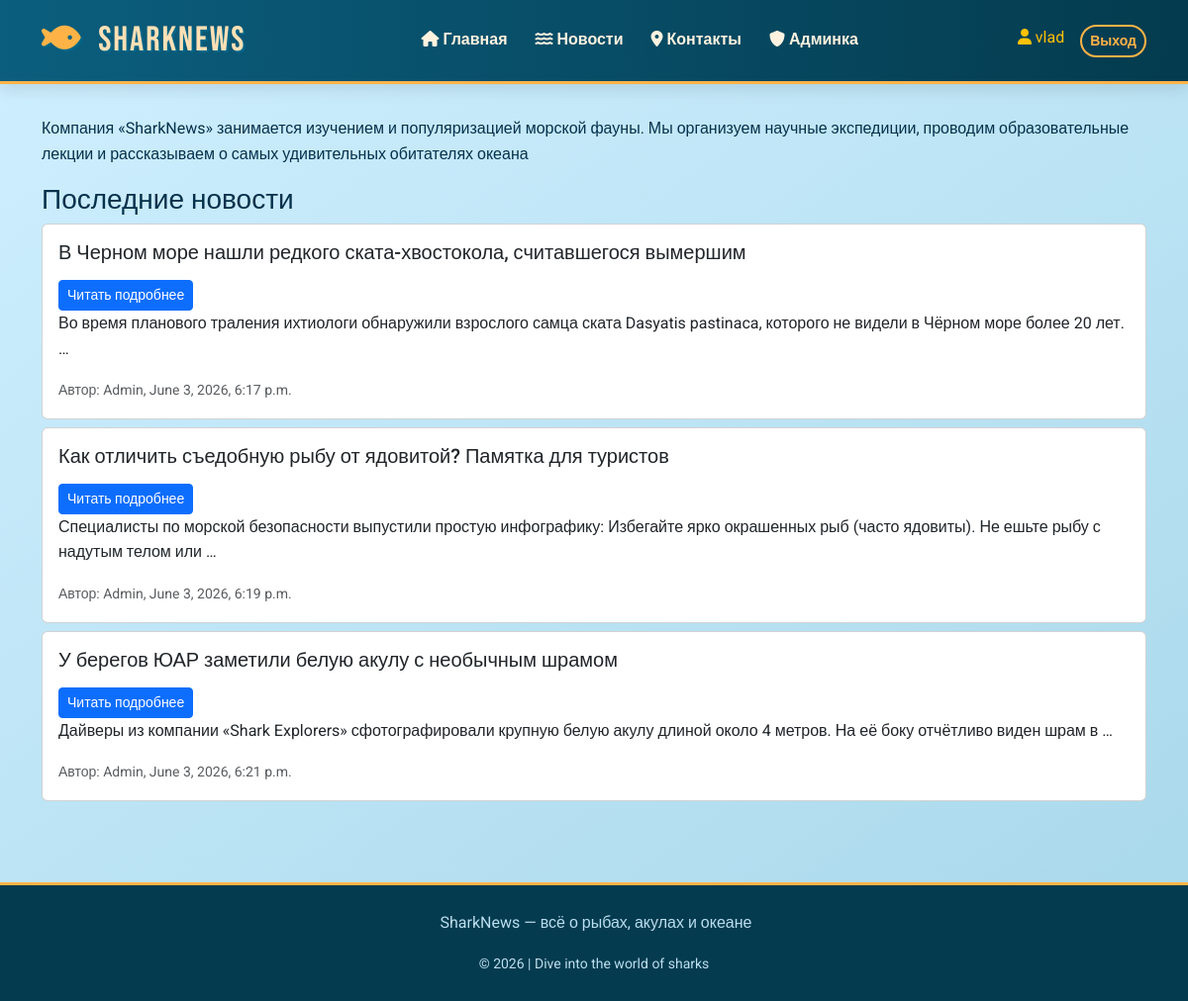
The app's page / (signed in) with its own data.
### newsapp/models.py (models this page shows)
class News(models.Model):
    title = models.CharField(max_length=200)
    content = models.TextField()
    author = models.ForeignKey(User, on_delete=models.CASCADE)
    pub_date = models.DateTimeField(default=timezone.now)
    image = models.ImageField(upload_to='news/', blank=True, null=True)

### newsapp/views.py (the view)
# urls.py: path('', views.index, name='index'),
def index(request):
    latest_news = News.objects.all()[:3]
    return render(request, 'index.html', {'latest_news': latest_news})

### newsapp/templates/index.html (shortened to what this page needs)
{% extends 'base.html' %}
{% block content %}
<p>Компания «SharkNews» занимается изучением и популяризацией морской фауны.
 Мы организуем научные экспедиции, проводим образовательные лекции и рассказываем о самых удивительных обитателях океана</p>
<h3>Последние новости</h3>
{% for item in latest_news %}
    <div class="card mb-2">
        <div class="card-body">
            <h5>{{ item.title }}</h5>
			<a href="/news/{{ item.id }}/" class="btn btn-sm btn-primary mt-2">Читать подробнее</a>
            <p>{{ item.content|truncatewords:20 }}</p>
            <small class="text-muted">Автор: {{ item.author.username }}, {{ item.pub_date }}</small>
        </div>
    </div>
{% empty %}
    <p>Новостей пока нет.</p>
{% endfor %}
{% endblock %}

### newsapp/templates/base.html (shortened to what this page needs)
<!DOCTYPE html>
<html lang="ru">
<head>
    <link href="https://cdn.jsdelivr.net/npm/bootstrap@5.3.0/dist/css/bootstrap.min.css" rel="stylesheet">
    <link rel="stylesheet" href="https://cdnjs.cloudflare.com/ajax/libs/font-awesome/6.0.0-beta3/css/all.min.css">
</head>
<body>
<nav class="navbar navbar-expand-lg navbar-marine">
    <div class="container">
        <a class="navbar-brand" href="/">
            <i class="fas fa-fish"></i> SharkNews
        </a>
        <div class="collapse navbar-collapse" id="marineNav">
            <ul class="navbar-nav mx-auto">
                <li class="nav-item"><a class="nav-link" href="/"><i class="fas fa-home"></i> Главная</a></li>
                <li class="nav-item"><a class="nav-link" href="/news/"><i class="fas fa-water"></i> Новости</a></li>
                <li class="nav-item"><a class="nav-link" href="/contacts/"><i class="fas fa-map-marker-alt"></i> Контакты</a></li>
                {% if user.is_staff or user.is_superuser %}
                <li class="nav-item"><a class="nav-link" href="/admin/"><i class="fas fa-shield-alt"></i> Админка</a></li>
                {% endif %}
            </ul>
            <div class="d-flex">
                {% if user.is_authenticated %}
                    <span class="text-warning me-3"><i class="fas fa-user"></i> {{ user.username }}</span>
                    <a href="/logout/" class="btn btn-outline-light btn-sm">Выход</a>
                {% else %}
                    <a href="/login/" class="btn btn-outline-light me-2">Вход</a>
                    <a href="/register/" class="btn btn-coral">Регистрация</a>
                {% endif %}
            </div>
        </div>
    </div>
</nav>
<div class="container py-4">
    {% block content %}
    {% endblock %}
</div>
<footer class="footer-deep text-center">
    <div class="container">
        <p> SharkNews — всё о рыбах, акулах и океане</p>
        <small>© 2026 | Dive into the world of sharks</small>
    </div>
</footer>
</body>
</html>

### newsapp/templates/base.html (style rules this page uses)
:root { --deep-ocean: #0b3b4f; --wave-blue: #2c7da0; --coral: #ff7e67; --sand: #f9e7c2; --light-cyan: #d9f0f7; }
body { font-family: 'Roboto', sans-serif; background: linear-gradient(145deg, #cfefff 0%, #a8d8ea 100%); color: #05314b; line-height: 1.6; }
.navbar-marine { background: linear-gradient(90deg, #0b5e7e, #043b4e); border-bottom: 3px solid #ffb347; box-shadow: 0 6px 15px rgba(0,0,0,0.1); }
.navbar-brand { font-family: 'Bebas Neue', cursive; font-size: 2.2rem; letter-spacing: 2px; color: #ffe0b5 !important; text-shadow: 2px 2px 0 #006688; }
.navbar-brand i { color: #ffb347; margin-right: 8px; }
.nav-link { font-weight: 600; color: #fff3e0 !important; margin: 0 6px; transition: 0.2s; border-bottom: 2px solid transparent; }
.btn-outline-light { border: 2px solid #ffb347; color: #ffb347; border-radius: 30px; font-weight: bold; }
.footer-deep { background: #043b4e; color: #bbdef0; margin-top: 50px; padding: 25px 0; border-top: 3px solid #ffb347; }

### records on screen
News: title "В Черном море нашли редкого ската-хвостокола, считавшегося вымершим", content "Во время планового траления ихтиологи обнаружили взрослого самца ската Dasyatis pastinaca, которого не видели в Чёрном море более 20 лет. …", author.username "Admin", pub_date "June 3, 2026, 6:17 p.m."
News: title "Как отличить съедобную рыбу от ядовитой? Памятка для туристов", content "Специалисты по морской безопасности выпустили простую инфографику: Избегайте ярко окрашенных рыб (часто ядовиты). Не ешьте рыбу с надутым телом или …", author.username "Admin", pub_date "June 3, 2026, 6:19 p.m."
News: title "У берегов ЮАР заметили белую акулу с необычным шрамом", content "Дайверы из компании «Shark Explorers» сфотографировали крупную белую акулу длиной около 4 метров. На её боку отчётливо виден шрам в …", author.username "Admin", pub_date "June 3, 2026, 6:21 p.m."

### other values on screen
{{ user.username }} "vlad"
